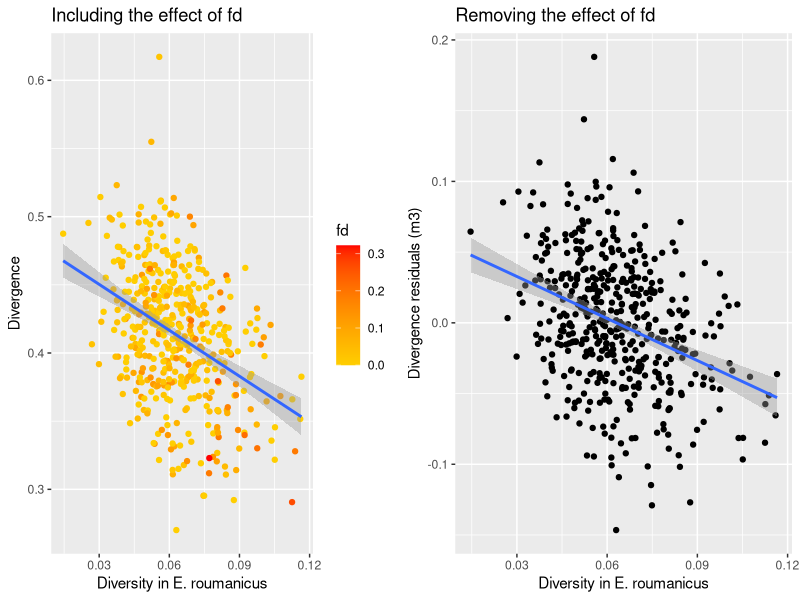
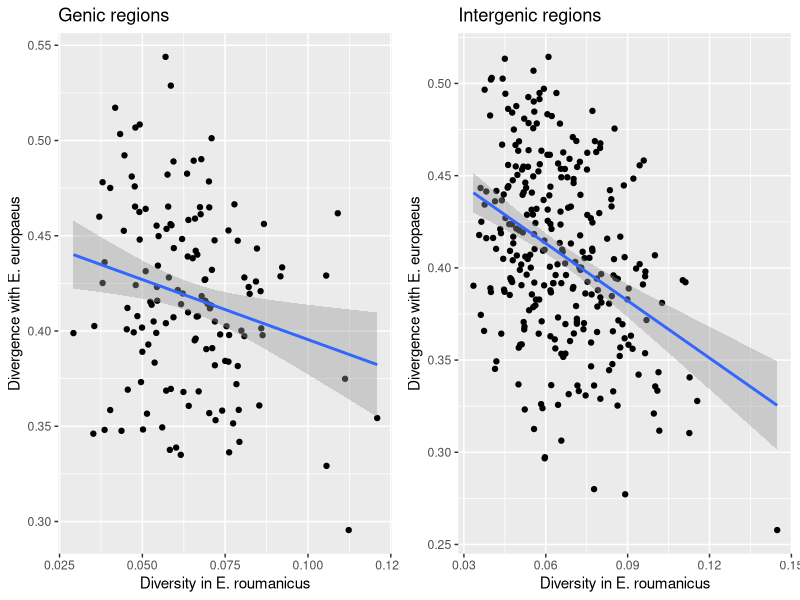
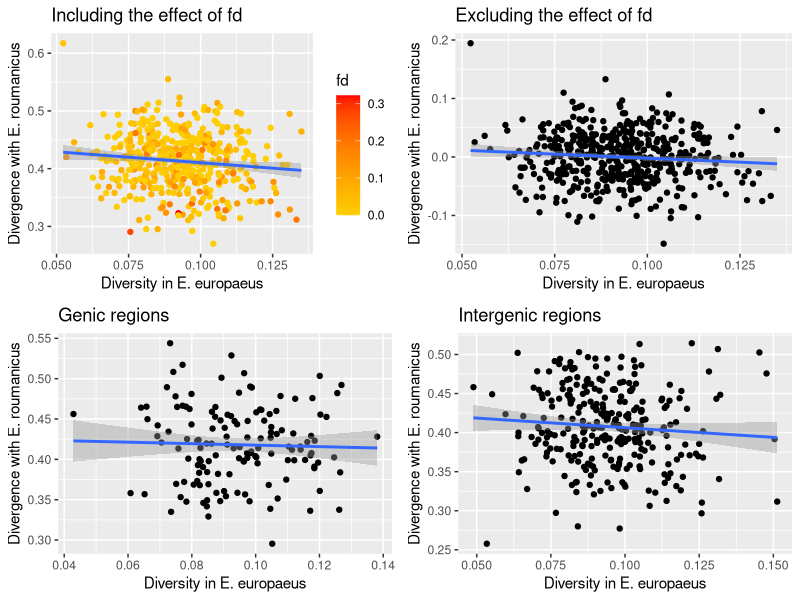
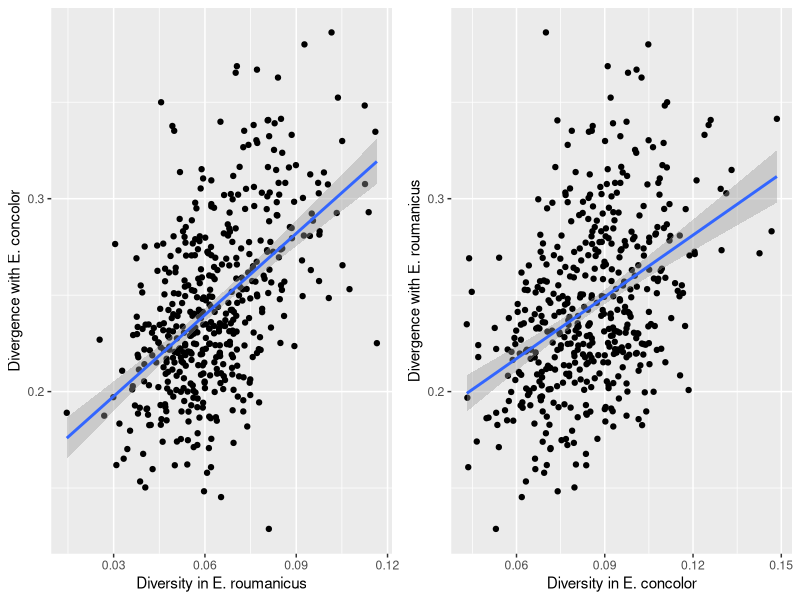
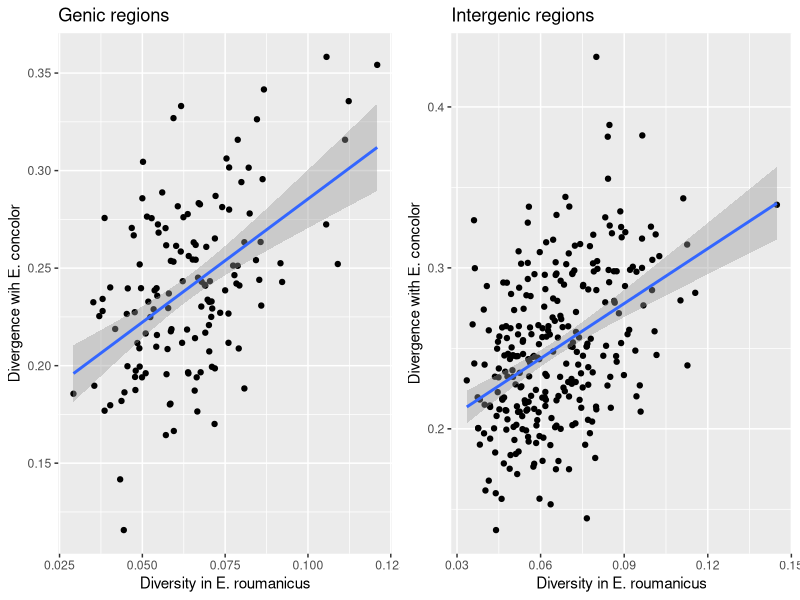
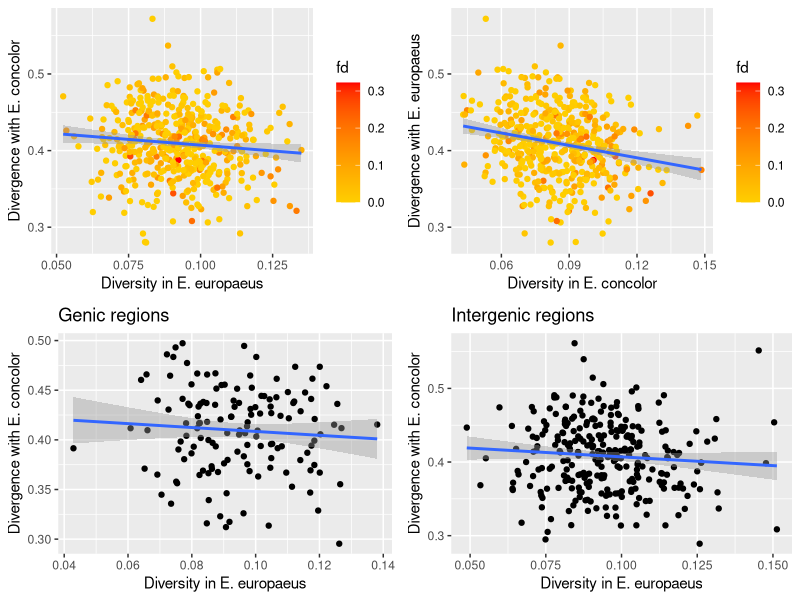
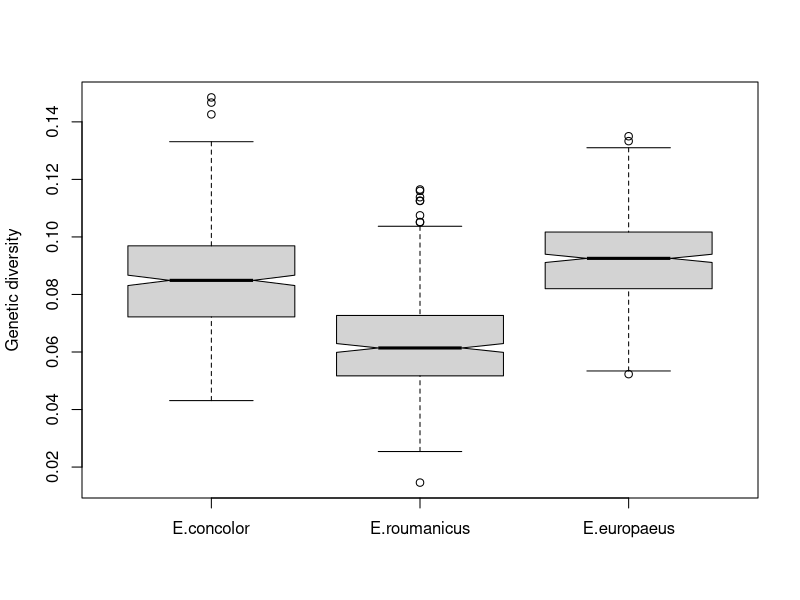
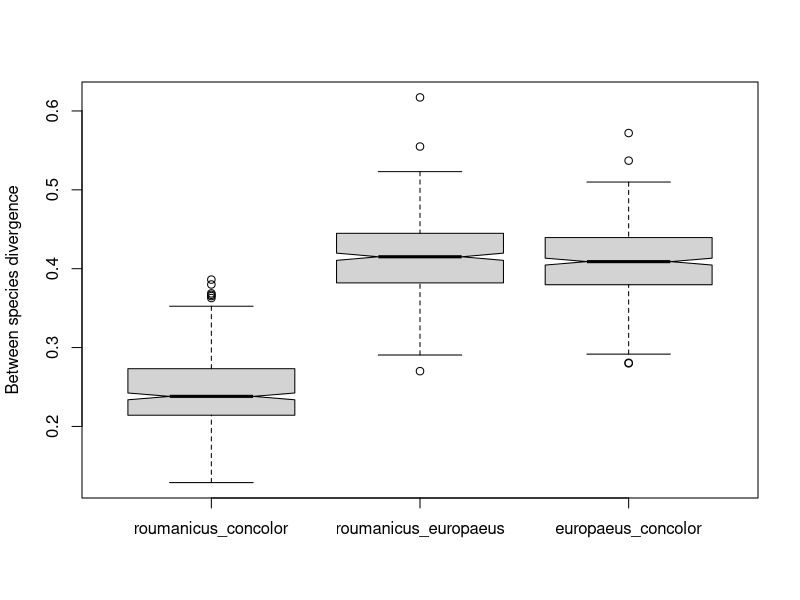

These figures' R source, in order:
## ---- chunk 1
knitr::opts_chunk$set(echo = TRUE)
library(ggplot2)
library(gridExtra)
## ---- chunk 2
popgen     <- read.table('nonoverlap.PopGenStats.csv',  header=TRUE, sep=',',
                         col.names=c('scaffold', 'start', 'end', 'mid', 'sites',
                                     'pi_rou', 'pi_eur', 'pi_con',
                                     'dxy_rou_eur', 'dxy_rou_con', 'dxy_eur_con',
                                     'Fst_rou_eur', 'Fst_rou_con', 'Fst_eur_con'))
abbababa   <- read.table('nonoverlap.abbababa.csv', header=TRUE, sep=',')
abbababa$fd[abbababa$D <= 0] <- 0.0
abbababa$fdM[abbababa$D <= 0] <- 0.0
allStats   <- merge(popgen, abbababa, by=c('scaffold', 'start', 'end'))
allStats   <- allStats[! is.na(allStats$fd),]
geneStats  <- read.table('genes.PopGenStats.csv', header=TRUE, sep=',',
                         col.names=c('scaffold', 'start', 'end', 'mid', 'sites',
                                     'pi_rou', 'pi_eur', 'pi_con',
                                     'dxy_rou_eur', 'dxy_rou_con', 'dxy_eur_con',
                                     'Fst_rou_eur', 'Fst_rou_con', 'Fst_eur_con'))
interStats <- read.table('inter.PopGenStats.csv', header=TRUE, sep=',',
                         col.names=c('scaffold', 'start', 'end', 'mid', 'sites',
                                     'pi_rou', 'pi_eur', 'pi_con',
                                     'dxy_rou_eur', 'dxy_rou_con', 'dxy_eur_con',
                                     'Fst_rou_eur', 'Fst_rou_con', 'Fst_eur_con'))
## ---- chunk 3
m1 <- lm(dxy_rou_eur ~ pi_eur,               data=allStats)
m2 <- lm(dxy_rou_eur ~ pi_rou,               data=allStats)
m3 <- lm(dxy_rou_eur ~ pi_eur + fd,          data=allStats)
m4 <- lm(dxy_rou_eur ~ pi_rou + pi_eur,      data=allStats)
m5 <- lm(dxy_rou_eur ~ pi_rou + fd,          data=allStats)
m6 <- lm(dxy_rou_eur ~ pi_rou + pi_eur + fd, data=allStats)

summary(m6)

allStats$res3 <- residuals(m3)
allStats$res5 <- residuals(m5)
## ---- chunk 4
p1 <- ggplot(allStats, aes(x=pi_rou, y=dxy_rou_eur, color=fd)) +
  geom_point() + geom_smooth(method='lm') + xlab('Diversity in E. roumanicus') +
  ylab('Divergence') + scale_colour_gradient2(low='yellow',mid='orange',high='red',midpoint=0.1) +
  ggtitle('Including the effect of fd')
p2 <- ggplot(allStats, aes(x=pi_rou, y=res3)) +
  geom_point() + geom_smooth(method='lm') + xlab('Diversity in E. roumanicus') +
  ylab('Divergence residuals (m3)') + ggtitle('Removing the effect of fd')
grid.arrange(p1, p2, nrow=1)
## ---- chunk 5
p1 <- ggplot(geneStats, aes(x=pi_rou, y=dxy_rou_eur)) +
  geom_point() + geom_smooth(method='lm') + xlab('Diversity in E. roumanicus') +
  ylab('Divergence with E. europaeus') + ggtitle('Genic regions')
p2 <- ggplot(interStats, aes(x=pi_rou, y=dxy_rou_eur)) +
  geom_point() + geom_smooth(method='lm') + xlab('Diversity in E. roumanicus') +
  ylab('Divergence with E. europaeus') + ggtitle('Intergenic regions')
grid.arrange(p1, p2, nrow=1)
## ---- chunk 6
p1 <- ggplot(allStats, aes(x=pi_eur, y=dxy_rou_eur, color=fd)) + geom_point() +
  geom_smooth(method='lm') + xlab('Diversity in E. europaeus') +
  scale_colour_gradient2(low='yellow', mid='orange', high='red',midpoint=0.1) +
  ylab('Divergence with E. roumanicus') + ggtitle('Including the effect of fd')
p2 <- ggplot(allStats, aes(x=pi_eur, y=res5)) + geom_point() +
  geom_smooth(method='lm') + xlab('Diversity in E. europaeus') +
  ylab('Divergence with E. roumanicus') + ggtitle('Excluding the effect of fd')
p3 <- ggplot(geneStats, aes(x=pi_eur, y=dxy_rou_eur)) + geom_point() +
  geom_smooth(method='lm') + xlab('Diversity in E. europaeus') +
  ylab('Divergence with E. roumanicus') + ggtitle('Genic regions')
p4 <- ggplot(interStats, aes(x=pi_eur, y=dxy_rou_eur)) + geom_point() +
  geom_smooth(method='lm') + xlab('Diversity in E. europaeus') +
  ylab('Divergence with E. roumanicus') + ggtitle('Intergenic regions')
grid.arrange(p1, p2, p3, p4, nrow=2)
## ---- chunk 7
m1 <- lm(dxy_rou_con ~ pi_rou,               data=allStats)
m2 <- lm(dxy_rou_con ~ pi_con,               data=allStats)
m3 <- lm(dxy_rou_con ~ pi_rou + pi_con,      data=allStats)
m4 <- lm(dxy_rou_con ~ pi_rou + fd,          data=allStats)
m5 <- lm(dxy_rou_con ~ pi_con + fd,          data=allStats)
m6 <- lm(dxy_rou_con ~ pi_rou + pi_con + fd, data=allStats)

summary(m6)
## ---- chunk 8
p1 <- ggplot(allStats, aes(x=pi_rou, y=dxy_rou_con)) +
  geom_point() + geom_smooth(method='lm') + xlab('Diversity in E. roumanicus') +
  ylab('Divergence with E. concolor')
p2 <- ggplot(allStats, aes(x=pi_con, y=dxy_rou_con)) +
  geom_point() + geom_smooth(method='lm') + xlab('Diversity in E. concolor') +
  ylab('Divergence with E. roumanicus')
grid.arrange(p1, p2, nrow=1)
## ---- chunk 9
p1 <- ggplot(geneStats, aes(x=pi_rou, y=dxy_rou_con)) + geom_point() +
  geom_smooth(method='lm') + xlab('Diversity in E. roumanicus') +
  ylab('Divergence wih E. concolor') + ggtitle('Genic regions')
p2 <- ggplot(interStats, aes(x=pi_rou, y=dxy_rou_con)) + geom_point() +
  geom_smooth(method='lm') + xlab('Diversity in E. roumanicus') +
  ylab('Divergence with E. concolor') + ggtitle('Intergenic regions')
grid.arrange(p1, p2, nrow=1)
## ---- chunk 10
p1 <- ggplot(allStats, aes(x=pi_eur, y=dxy_eur_con, color=fd)) + geom_point() +
  geom_smooth(method='lm') + xlab('Diversity in E. europaeus') +
  scale_colour_gradient2(low='yellow', mid='orange', high='red',midpoint=0.1) +
  ylab('Divergence with E. concolor')
p2 <- ggplot(allStats, aes(x=pi_con, y=dxy_eur_con, color=fd)) + geom_point() +
  geom_smooth(method='lm') + xlab('Diversity in E. concolor') +
  scale_color_gradient2(low='yellow', mid='orange', high='red', midpoint=0.1) +
  ylab('Divergence with E. europaeus')
p3 <- ggplot(geneStats, aes(x=pi_eur, y=dxy_eur_con)) + geom_point() +
  geom_smooth(method='lm') + xlab('Diversity in E. europaeus') +
  ylab('Divergence with E. concolor') + ggtitle('Genic regions')
p4 <- ggplot(interStats, aes(x=pi_eur, y=dxy_eur_con)) + geom_point() +
  geom_smooth(method='lm') + xlab('Diversity in E. europaeus') +
  ylab('Divergence with E. concolor') + ggtitle('Intergenic regions')
grid.arrange(p1, p2, p3, p4, nrow=2)
## ---- chunk 11
boxplot(list(E.concolor   = allStats$pi_con,
             E.roumanicus = allStats$pi_rou,
             E.europaeus  = allStats$pi_eur),
        ylab = 'Genetic diversity',
        notch = TRUE)

boxplot(list(roumanicus_concolor  = allStats$dxy_rou_con,
             roumanicus_europaeus = allStats$dxy_rou_eur,
             europaeus_concolor   = allStats$dxy_eur_con),
        ylab = 'Between species divergence',
        notch = TRUE)
## ---- chunk 12
sessionInfo()
